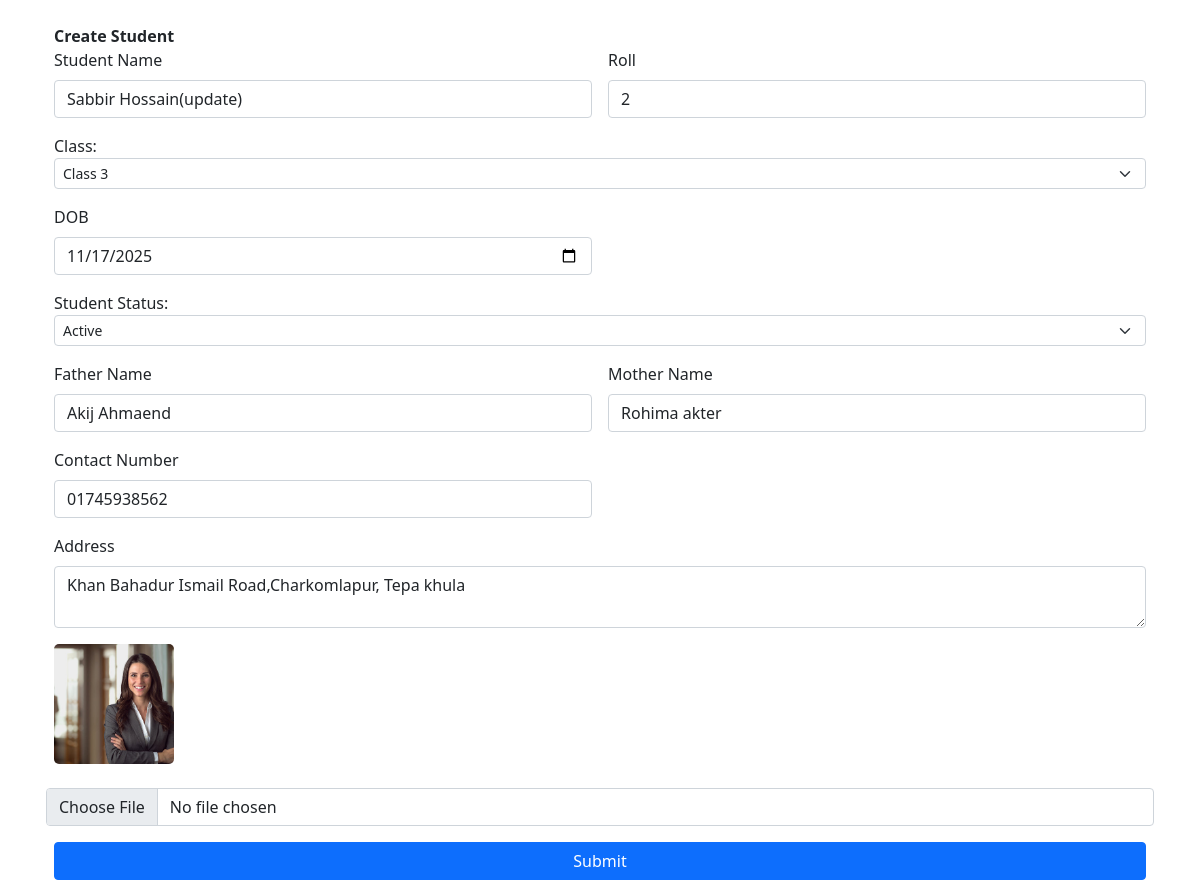
Page /update/3 on the committed database.
### students/models.py (models this page shows, shortened)
class Student_Info(models.Model):
    STATUS=[
        ('active','Active'),
        ('inactive','Inactive'),
    ]
    CLASS_CHOICES = [
    ("1", "Class 1"),
    ("2", "Class 2"),
    ("3", "Class 3"),
    ("4", "Class 4"),
    ("5", "Class 5"),
    ("6", "Class 6"),
    ("7", "Class 7"),
    ("8", "Class 8"),
    ("9", "Class 9"),
    ("10", "Class 10"),]
    name = models.CharField(max_length=100)
    roll = models.IntegerField()
    student_class=models.CharField(max_length=2, choices=CLASS_CHOICES)
    dob = models.DateTimeField(null=False,blank=False)
    status=models.CharField(max_length=10,choices=STATUS, default='active')
    father_name = models.CharField(max_length=100)
    mother_name = models.CharField(max_length=100)
    phone=models.CharField(max_length=100)
    adress=models.TextField(max_length=100)
    photo = models.ImageField(upload_to=student_photo_path,blank=True,null=True)
    class Meta:
        constraints = [
            models.UniqueConstraint(
                fields=['student_class', 'roll'],
                name='unique_roll_per_class'
            )
        ]

### students/views.py (the view, shortened to what this page needs)
# urls.py: path('update/<int:id>',update_student,name='update'),
def update_student(request, id):
    student = get_object_or_404(Student_Info, id=id)
    return render(request, 'create_student.html', {'student': student})

### students/templates/create_student.html (shortened to what this page needs)
{% extends "base.html" %}
{% block content %}
<div class="container mt-4">
    <strong>Create Student</strong>
    <form method="post" enctype="multipart/form-data" class="row g-3">
        <div class="col-md-6">
            <label for="name" class="form-label">Student Name</label>
            <input type="text" class="form-control" id="name" name="name" value="{{ student.name | default:'' }}">
        </div>
        <div class="col-md-6">
            <label for="roll" class="form-label">Roll</label>
            <input type="number" class="form-control" id="roll" name="roll" value="{{ student.roll | default:'' }}">
        </div>
        <label for="student_class">Class:
            <select class="form-select form-select-sm" id="student_class" aria-label=".form-select-sm example" name="student_class">
                <option value="3" {% if student.student_class == '3' %}selected{% endif %}>Class 3</option>
            </select>
        </label>
        <div class="col-md-6">
            <label for="dob" class="form-label">DOB</label>
            <input type="date" class="form-control" id="dob" name="dob" value="{{ student.dob | date:'Y-m-d' }}">
        </div>
        <label for="student_status">Student Status:
            <select class="form-select form-select-sm" aria-label=".form-select-sm example" name="status" id="student_status">
                <option value="active" {% if student.status == 'active' %}selected{% endif %}>Active</option>
            </select>
        </label>
        <div class="col-md-6">
            <label for="father_name" class="form-label">Father Name</label>
            <input type="text" class="form-control" id="father_name" name="father_name" value="{{ student.father_name | default:'' }}">
        </div>
        <div class="col-md-6">
            <label for="mother_name" class="form-label">Mother Name</label>
            <input type="text" class="form-control" id="mother_name" name="mother_name" value="{{ student.mother_name | default:'' }}">
        </div>
        <div class="col-md-6">
            <label for="phone" class="form-label">Contact Number</label>
            <input type="text" class="form-control" id="phone" name="phone" value="{{ student.phone | default:'' }}">
        </div>
        <div class="col-12">
            <label for="adress" class="form-label">Address</label>
            <textarea class="form-control" id="adress" name="adress">{{ student.adress }}</textarea>
        </div>
        <div class="mb-2">
            {% if student.photo %}
                <img src="{{ student.photo.url }}" width="120" height="120" style="object-fit: cover; border-radius: 5px;">
            {% endif %}
        </div>
        <input class="form-control" type="file" id="photo" name="photo">
        <div class="col-12">
            <button type="submit" class="btn btn-primary w-100">Submit</button>
        </div>
    </form>
</div>
{% endblock content %}

### rows in the picture
Student_Info: name "Sabbir Hossain(update)", roll "2", student_class "Class 3", dob "11/17/2025", status "Active", father_name "Akij Ahmaend", mother_name "Rohima akter", phone "01745938562", adress "Khan Bahadur Ismail Road,Charkomlapur, Tepa khula", photo (picture)
